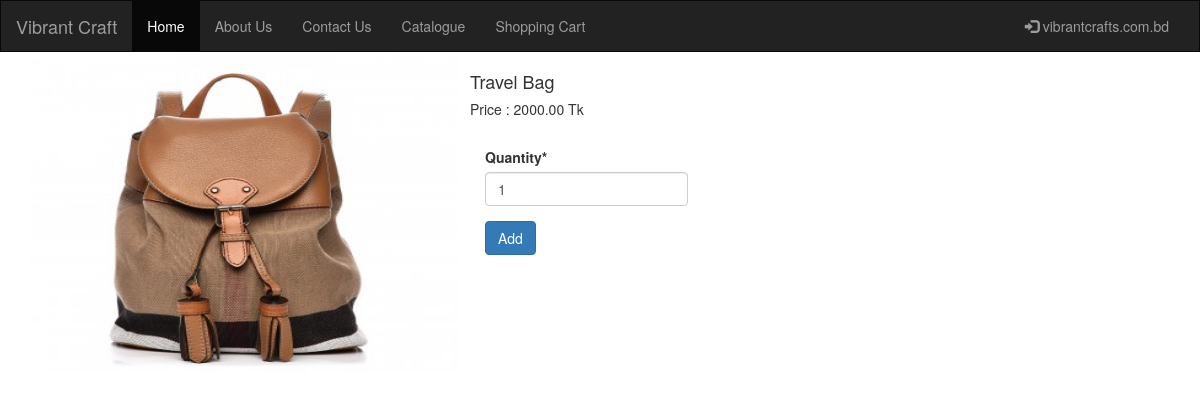
The app's page /shop/2/travel-bag/ with its own data.
### shop/models.py (models this page shows, shortened)
class Product(models.Model):
    category = models.ManyToManyField(Category)
    name = models.CharField(max_length=100, unique=True)
    slug = models.SlugField(max_length=50, unique=True)
    image = models.ImageField(upload_to='images', blank=True)
    description = models.TextField(blank=True)
    price = models.DecimalField(max_digits=9, decimal_places=2)
    stock = models.PositiveIntegerField()
    available = models.BooleanField(default=True)
    created_at = models.DateTimeField(auto_now_add=True)
    updated_at = models.DateTimeField(auto_now=True)
    class Meta:
        ordering = ['-created_at']
        index_together = ["id", "slug"]
    @property
    def image_url(self):
        if self.image and hasattr(self.image, 'url'):
            return self.image.url

### shop/views.py (the view)
# urls.py: url(r'^(?P<id>\d+)/(?P<slug>[-\w]+)/$',views.product_detail,name='product_detail'),
def product_detail(request, id, slug):
    product = get_object_or_404(Product, id=id, slug=slug, available=True)
    if request.method == "POST":
        cart_product_form = ProductAddToCartForm(data=request.POST)
        if cart_product_form.is_valid():
            postdata = request.POST.copy()
            cart.add_to_cart(request, id, slug)
            print("After adding in view")
            if request.session.test_cookie_worked():
                request.session.delete_test_cookie()
        else:
            print(cart_product_form.errors)
        return HttpResponseRedirect(reverse('cart:show_cart_detail'))
    else:
        cart_product_form = ProductAddToCartForm()
        request.session.set_test_cookie()
        context = {'product': product, 'cart_product_form': cart_product_form}
        return render(request, 'shop/detail.html', context)

### shop/forms.py (shortened to what this page needs)
class ProductAddToCartForm(forms.Form):
	quantity = forms.IntegerField(widget=forms.TextInput(attrs={'size':'2','value':'1','class':'quantity','maxlength':'5'}), error_messages={'invalid':'Please enter a valid quantity.'}, min_value=1)
	def __init__(self, request=None, *args, **kwargs):
		super().__init__(*args,**kwargs)
		self.request = request

### shop/templates/shop/detail.html (shortened to what this page needs)
{% extends "base.html" %}
{% load crispy_forms_tags %}
{% block body_block %}
<div class="media">
  <div class="media-left">
    <img class="media-object" src="{{ product.image_url|default_if_none:'#' }}" alt="Nothing" width="430" height="320">
  </div>
  <div class="media-body">
    <br>
    <h4 class="media-heading">{{ product.name}}</h4>
    <h5>Price : {{ product.price }} Tk</h5><br>
    <div class="form-group col-md-4">
	    <form method="POST">
	    	{{cart_product_form|crispy}}
	    	<input class="btn btn-primary" type="submit" value="Add">
	    </form>
	</div>
  </div>
{% endblock %}

### records on screen
Product: image_url (picture), name "Travel Bag", price "2000.00"
